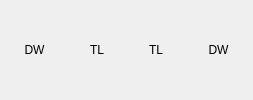
     <widget class="QWidget" name="widget_15" native="true">
      <layout class="QHBoxLayout" name="horizontalLayout_14">
       <item>
        <widget class="QLabel" name="board_label13_0">
         <property name="styleSheet">
          <string notr="true">background-color:&quot;green&quot;
</string>
         </property>
         <property name="text">
          <string/>
         </property>
         <property name="alignment">
          <set>Qt::AlignCenter</set>
         </property>
        </widget>
       </item>
       <item>
        <widget class="QLabel" name="board_label13_1">
         <property name="styleSheet">
          <string notr="true">background-color:&quot;#ffdead&quot;
</string>
         </property>
         <property name="text">
          <string>DW</string>
         </property>
         <property name="alignment">
          <set>Qt::AlignCenter</set>
         </property>
        </widget>
       </item>
       <item>
        <widget class="QLabel" name="board_label13_2">
         <property name="styleSheet">
          <string notr="true">background-color:&quot;green&quot;
</string>
         </property>
         <property name="text">
          <string/>
         </property>
         <property name="alignment">
          <set>Qt::AlignCenter</set>
         </property>
        </widget>
       </item>
       <item>
        <widget class="QLabel" name="board_label13_14">
         <property name="styleSheet">
          <string notr="true">background-color:&quot;green&quot;
</string>
         </property>
         <property name="text">
          <string/>
         </property>
         <property name="alignment">
          <set>Qt::AlignCenter</set>
         </property>
        </widget>
       </item>
       <item>
        <widget class="QLabel" name="board_label13_3">
         <property name="styleSheet">
          <string notr="true">background-color:&quot;green&quot;
</string>
         </property>
         <property name="text">
          <string/>
         </property>
         <property name="alignment">
          <set>Qt::AlignCenter</set>
         </property>
        </widget>
       </item>
       <item>
        <widget class="QLabel" name="board_label13_4">
         <property name="styleSheet">
          <string notr="true">background-color:&quot;blue&quot;
</string>
         </property>
         <property name="text">
          <string>TL</string>
         </property>
         <property name="alignment">
          <set>Qt::AlignCenter</set>
         </property>
        </widget>
       </item>
       <item>
        <widget class="QLabel" name="board_label13_5">
         <property name="styleSheet">
          <string notr="true">background-color:&quot;green&quot;
</string>
         </property>
         <property name="text">
          <string/>
         </property>
         <property name="alignment">
          <set>Qt::AlignCenter</set>
         </property>
        </widget>
       </item>
       <item>
        <widget class="QLabel" name="board_label13_6">
         <property name="styleSheet">
          <string notr="true">background-color:&quot;green&quot;
</string>
         </property>
         <property name="text">
          <string/>
         </property>
         <property name="alignment">
          <set>Qt::AlignCenter</set>
         </property>
        </widget>
       </item>
       <item>
        <widget class="QLabel" name="board_label13_7">
         <property name="styleSheet">
          <string notr="true">background-color:&quot;green&quot;
</string>
         </property>
         <property name="text">
          <string/>
         </property>
         <property name="alignment">
          <set>Qt::AlignCenter</set>
         </property>
        </widget>
       </item>
       <item>
        <widget class="QLabel" name="board_label13_8">
         <property name="styleSheet">
          <string notr="true">background-color:&quot;blue&quot;
</string>
         </property>
         <property name="text">
          <string>TL</string>
         </property>
         <property name="alignment">
          <set>Qt::AlignCenter</set>
         </property>
        </widget>
       </item>
       <item>
        <widget class="QLabel" name="board_label13_9">
         <property name="styleSheet">
          <string notr="true">background-color:&quot;green&quot;
</string>
         </property>
         <property name="text">
          <string/>
         </property>
         <property name="alignment">
          <set>Qt::AlignCenter</set>
         </property>
        </widget>
       </item>
       <item>
        <widget class="QLabel" name="board_label13_10">
         <property name="styleSheet">
          <string notr="true">background-color:&quot;green&quot;
</string>
         </property>
         <property name="text">
          <string/>
         </property>
         <property name="alignment">
          <set>Qt::AlignCenter</set>
         </property>
        </widget>
       </item>
       <item>
        <widget class="QLabel" name="board_label13_11">
         <property name="styleSheet">
          <string notr="true">background-color:&quot;green&quot;
</string>
         </property>
         <property name="text">
          <string/>
         </property>
         <property name="alignment">
          <set>Qt::AlignCenter</set>
         </property>
        </widget>
       </item>
       <item>
        <widget class="QLabel" name="board_label13_12">
         <property name="styleSheet">
          <string notr="true">background-color:&quot;#ffdead&quot;
</string>
         </property>
         <property name="text">
          <string>DW</string>
         </property>
         <property name="alignment">
          <set>Qt::AlignCenter</set>
         </property>
        </widget>
       </item>
       <item>
        <widget class="QLabel" name="board_label13_13">
         <property name="styleSheet">
          <string notr="true">background-color:&quot;green&quot;
</string>
         </property>
         <property name="text">
          <string/>
         </property>
         <property name="alignment">
          <set>Qt::AlignCenter</set>
         </property>
        </widget>
       </item>
      </layout>
     </widget>
